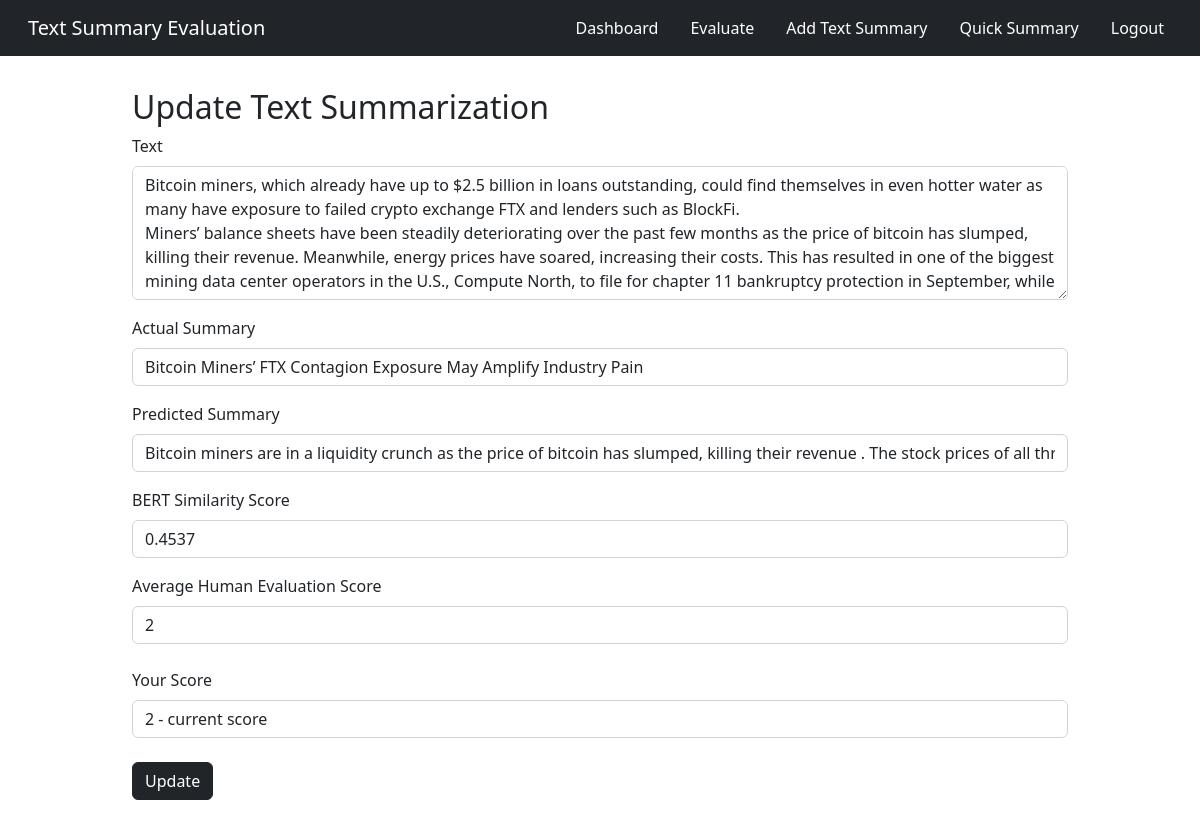
The app's page /textsum/update/18 (signed in), older data.
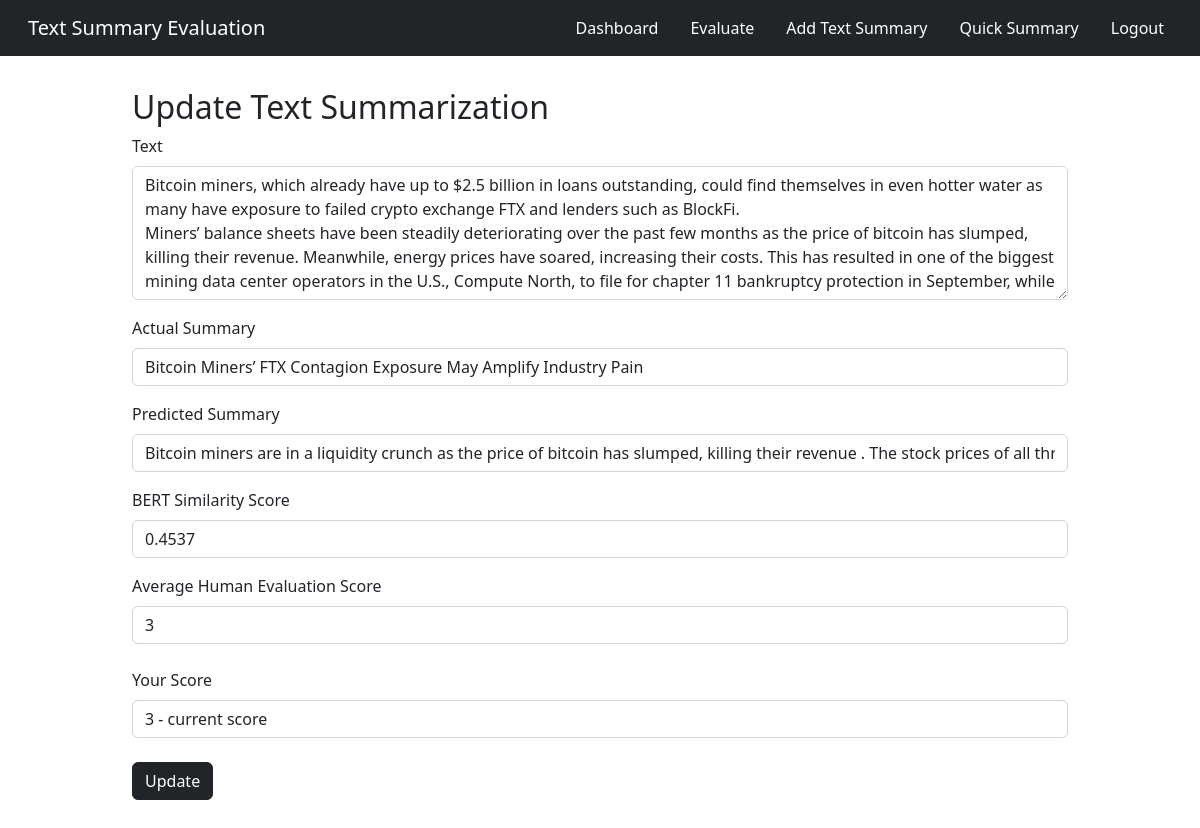
The same page, newer data.
### app.py (models this page shows, shortened)
class TextSum(db.Model):
    sno = db.Column(db.Integer, primary_key=True)
    text = db.Column(db.String(10000), nullable=False)
    predicted_summary = db.Column(db.String(1000), nullable=False)
    actual_summary = db.Column(db.String(1000), nullable=False)
    cos_sim_score = db.Column(db.Float, nullable=True)
    human_score = db.Column(db.Float, nullable=True)
    date_created = db.Column(db.DateTime, default=datetime.utcnow)

### app.py (the view, shortened to what this page needs)
@app.route('/textsum/update/<int:sno>',  methods=['GET', 'POST'])
@login_required
def update(sno):
    textsum = TextSum.query.filter_by(sno=sno).first()
    score = Score.query.filter_by(textsum_sno=sno, user_id=current_user.id).first()
    user_score = int(score.score)
    return render_template('update.html', textsum=textsum, user_score=user_score)

### app.py (called while the page is built)
@login_manager.user_loader
def load_user(user_id):
    return User.get(user_id)

    def get(id):
        return User.query.filter_by(id=id).first()

### templates/update.html (shortened to what this page needs)
<!doctype html>
<html lang="en">
<head>
    <link href="https://cdn.jsdelivr.net/npm/bootstrap@5.2.1/dist/css/bootstrap.min.css" rel="stylesheet"
>
</head>
<body>
{% extends 'base2.html' %}
{% block body %}
    <div class="container">
        <h2>Update Text Summarization</h2>
        <form class="form" action="/textsum/update/{{textsum.sno}}" method="POST">
            <div class="mb-3">
                <label for="text" class="form-label">Text</label>
                <textarea id="textarea1" class="form-control" rows="5" name="text">{{textsum.text}}</textarea>
            </div>
            <div class="mb-3">
                <label for="actual_summary" class="form-label">Actual Summary</label>
                <input type="text" class="form-control" name="actual_summary" value="{{textsum.actual_summary}}">
            </div>
            <div class="mb-3">
                <label for="predicted_summary" class="form-label">Predicted Summary</label>
                <input type="text" class="form-control" name="predicted_summary" value="{{textsum.predicted_summary}}" readonly>
            </div>
            <div class="mb-3">
                <label for="cos_sim_score" class="form-label">BERT Similarity Score</label>
                <input type="number" class="form-control" name="cos_sim_score" value="{{textsum.cos_sim_score}}" readonly>
            </div>
            <div class="mb-4">
                <label for="human_score" class="form-label">Average Human Evaluation Score</label>
                <input type="number" class="form-control" name="human_score" value="{{textsum.human_score}}" readonly>
            </div>
            <div class="mb-4">
                <label for="user_score" class="form-label">Your Score</label>
                <select class="form-control" name="user_score">
                    <option value="{{user_score}}">{{user_score}} - current score</option>
                </select>
            </div>
            <button type="submit" class="btn btn-dark">Update</button>
        </form>
    </div>
{% endblock body %}

Row changes from the older to the newer data that the page shows:
changed TextSum "Bitcoin Miners’ FTX Contagion Exposure May Amplify Industry Pain": human_score "2" → "3"
Text that changed along with them:
form field user_score: "2 - current score" → "3 - current score"
